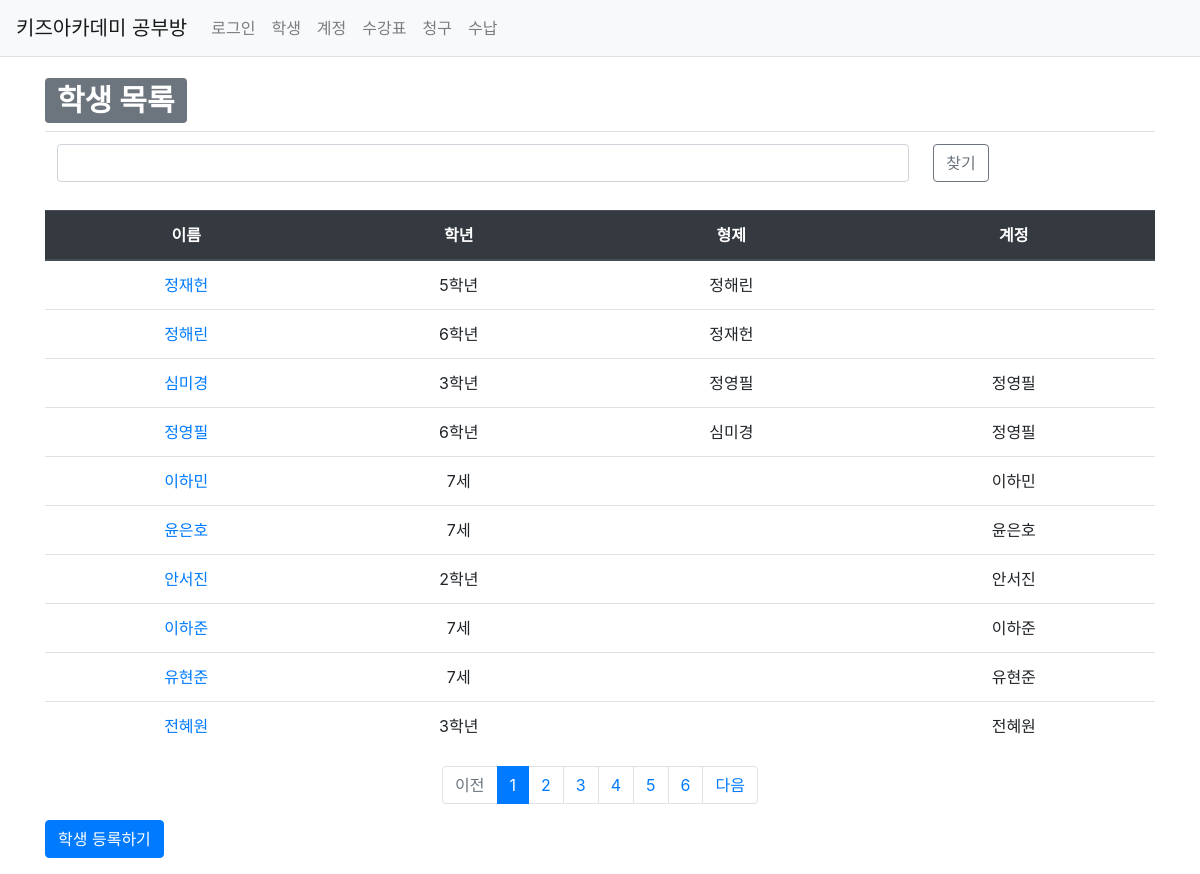
Page /studyroom/ on the committed database.
### studyroom/models.py (models this page shows, shortened)
class Student(models.Model):
    Grade_choices = (
        ('Y6','6세'),
        ('Y7','7세'),
        ('E1','1학년'),
        ('E2','2학년'),
        ('E3','3학년'),
        ('E4','4학년'),
        ('E5','5학년'),
        ('E6','6학년'),
    )
    user = models.ForeignKey(User, on_delete=models.CASCADE)
    brother = models.ForeignKey('self', on_delete=models.CASCADE, blank=True, null=True)
    name = models.CharField(max_length=20)
    grade = models.CharField(max_length=2, choices=Grade_choices)
    create_date = models.DateTimeField()
    modify_date = models.DateTimeField(null=True, blank=True)
    delete_yn = models.CharField(max_length=1, default='n')

class Account(models.Model):
    user = models.ForeignKey(User, on_delete=models.CASCADE)
    student = models.ForeignKey(Student, on_delete=models.CASCADE)
    sub_student_id = models.IntegerField(null=True, blank=True)
    payer = models.CharField(max_length=40, null=True, blank=True)
    payer_phone_num = models.CharField(max_length=11, null=True, blank=True)
    brother_dc_yn = models.CharField(max_length=1, default='n')
    recommend_dc_start = models.CharField(max_length=6, null=True, blank=True, default='yyyymm')
    recommend_dc_end = models.CharField(max_length=6, null=True, blank=True, default='yyyymm')
    create_date = models.DateTimeField()
    modify_date = models.DateTimeField(null=True, blank=True)

### studyroom/views/base_views.py (the view)
# urls.py: path('', base_views.index, name='index'),  # '/' 에 해당되는 path
def index(request):
    page = request.GET.get('page', '1')  # 페이지
    name = request.GET.get('name', '')  # 검색어
    student_list = Student.objects.order_by('-id')
    if name:
        student_list = student_list.filter(
            Q(name__icontains=name)
        ).distinct()
    paginator = Paginator(student_list, 10)  # 페이지당 10개씩 보여주기
    page_obj = paginator.get_page(page)
    context = {'student_list': page_obj, 'page': page, 'name': name}
    return render(request, 'studyroom/student_list.html', context)

### templates/studyroom/student_list.html (shortened to what this page needs)
{% extends 'base.html' %}
{% load studyroom_filter %}
{% block content %}
<div class="container my-3">
    <div>
        <h1>
            <span class="badge badge-secondary">학생 목록</span>
        </h1>
    </div>
    <table class="table">
        <tbody>
            <tr>
                <td>
                    <input id="input_search" type="text" class="form-control name" value="{{ name|default_if_none:'' }}">
                </td>
                <td>
                    <button class="btn btn-outline-secondary" type="button" id="btn_search">찾기</button>
                </td>
            </tr>
        </tbody>
    </table>
    <table class="table">
        <thead>
        <tr class="text-center thead-dark">
            <th>이름</th>
            <th>학년</th>
            <th>형제</th>
            <th>계정</th>
        </tr>
        </thead>
        <tbody>
        {% if student_list %}
        {% for student in student_list %}
        <tr class="text-center">
            <td >
                <a href="{% url 'studyroom:detail' student.id %}">{{ student.name }}</a>
            </td>
            <td>{{ student.get_grade_display }}</td>
            <td>{{ student.brother.name }}</td>
            <td>{{ student.account_set.all.first.student.name }}{{ student.brother.account_set.all.first.student.name}}</td>
        </tr>
        {% endfor %}
        {% else %}
        <tr>
            <td colspan="3">학생이 없습니다.</td>
        </tr>
        {% endif %}
        </tbody>
    </table>
    <ul class="pagination justify-content-center">
        {% if student_list.has_previous %}
        <li class="page-item">
            <a class="page-link" href="?page={{ student_list.previous_page_number }}">이전</a>
        </li>
        {% else %}
        <li class="page-item disabled">
            <a class="page-link" tabindex="-1" aria-disabled="true" href="#">이전</a>
        </li>
        {% endif %}
        {% for page_number in student_list.paginator.page_range %}
        {% if page_number >= student_list.number|add:-5 and page_number <= student_list.number|add:5 %}
            {% if page_number == student_list.number %}
            <li class="page-item active" aria-current="page">
                <a class="page-link" href="?page={{ page_number }}">{{ page_number }}</a>
            </li>
            {% else %}
            <li class="page-item">
                <a class="page-link" href="?page={{ page_number }}">{{ page_number }}</a>
            </li>
            {% endif %}
        {% endif %}
        {% endfor %}
        {% if student_list.has_next %}
        <li class="page-item">
            <a class="page-link" href="?page={{ student_list.next_page_number }}">다음</a>
        </li>
        {% else %}
        <li class="page-item disabled">
            <a class="page-link" tabindex="-1" aria-disabled="true" href="#">다음</a>
        </li>
        {% endif %}
    </ul>
    <a href="{% url 'studyroom:student_create' %}" class="btn btn-primary">학생 등록하기</a>
</div>
{% endblock %}

### rows in the picture
Student: name "정재헌", grade "5학년", brother.name "정해린"
Student: name "정해린", grade "6학년", brother.name "정재헌"
Student: name "심미경", grade "3학년", brother.name "정영필", brother.account_set.all.first.student.name "정영필"
Student: name "정영필", grade "6학년", brother.name "심미경", account_set.all.first.student.name "정영필"
Student: name "이하민", grade "7세", account_set.all.first.student.name "이하민"
Student: name "윤은호", grade "7세", account_set.all.first.student.name "윤은호"
Student: name "안서진", grade "2학년", account_set.all.first.student.name "안서진"
Student: name "이하준", grade "7세", account_set.all.first.student.name "이하준"
Student: name "유현준", grade "7세", account_set.all.first.student.name "유현준"
Student: name "전혜원", grade "3학년", account_set.all.first.student.name "전혜원"

### other values in the picture
{{ page_number }} "1"
{{ page_number }} "2" "3" "4" "5" "6"
